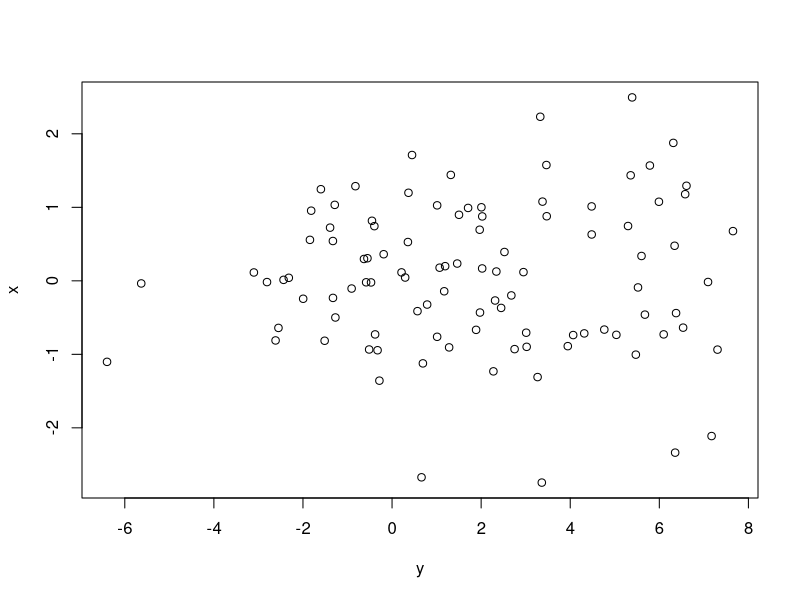

R code for this plot:
## ---- chunk 1
knitr::opts_chunk$set(echo = TRUE)
## ---- chunk 2
# Read in some data
x <- rnorm(100, 0, 1)
y <- rnorm(100, 2, 3)

## ---- chunk 3

plot(x~y)

## ---- chunk 4


# creating a data frame containing Kevins friends names
friend.data <- data.frame(
    KevinsFriendsName = c("Billy", "George", 
                    "Wanda", "Karen", 
                    "Fred"),
    Species = c("Toad", "Goat", "Whale", "Okapi", "Praying Mantis"),
    stringsAsFactors = FALSE
)
# print the data frame
print(friend.data)

